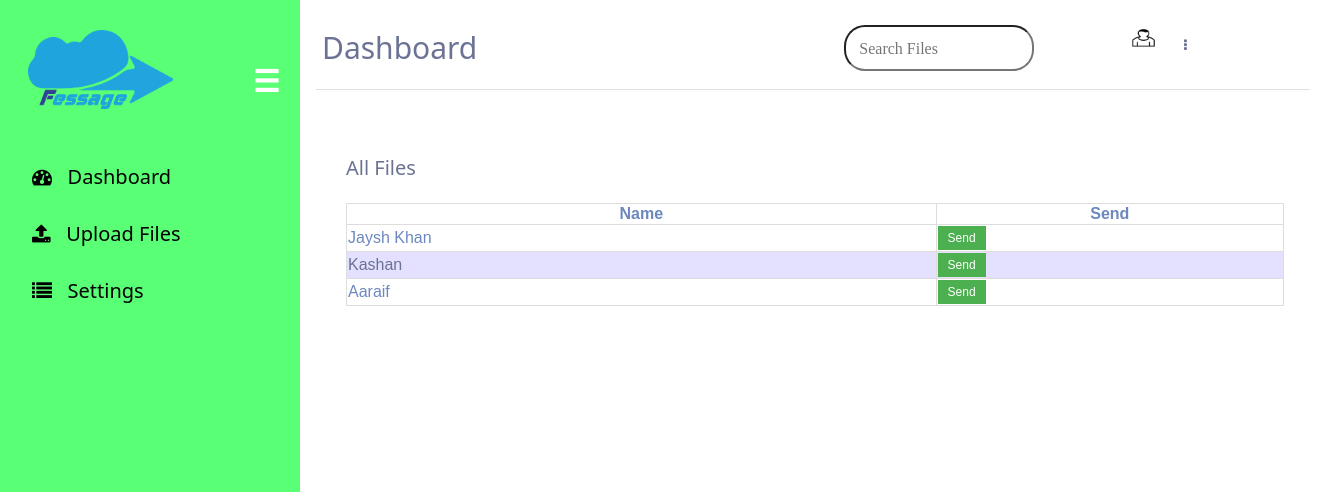
Page /SendFileDash.php on the committed database.
### tables this page shows
CREATE TABLE `users` (
  `id` int(11) NOT NULL,
  `username` varchar(50) NOT NULL,
  `useremail` varchar(100) NOT NULL,
  `password` varchar(100) NOT NULL,
  `passwordHash` varchar(1000) NOT NULL,
  `salt` varchar(300) NOT NULL,
  `accounttype` tinyint(1) NOT NULL DEFAULT 0,
  `foldername` varchar(200) NOT NULL,
  `allowedSpace` int(11) NOT NULL DEFAULT 500000000,
  `usedSpace` int(11) NOT NULL
);

### phpscripts/userTableCreator.php (the view, shortened to what this page needs)
<?php
$fromid=$_SESSION['id'];
include("db.php");
$sql = "Select id,username from users";
$result = $conn->query($sql);
if($result->num_rows > 0) {
    while($row = $result->fetch_assoc())
    {
        $id = $row['id'];
        $name = $row['username'];
        $formtosend = '<form action="./phpscripts/sendFile.php" method="post">
  <input type="hidden" name="fileid" value="'.$fileTOSendID.'">
  <input type="hidden" name="fileName" value="'.$fileTOSendName.'">
  <input type="hidden" name="fromName" value="'.$Name.'">
  <input type="hidden" name="toID" value="'.$id.'">
  <input type="hidden" name="fromID" value="'.$fromid.'">
  <input id="userdashbutton" type="submit" value="Send">
</form>';
        if($id!=1) {
            echo "<tr>";
            echo "<td>" . $name . "</td>";
            echo "<td>" . $formtosend . "</td>";
            echo " </tr>";
        }
    }
}

### Css/Dash.css (style rules this page uses)
body { margin: 0px; padding: 0px; font-family: system-ui; }
td, th { border: 1px solid #dddddd; }
tr:nth-child(even) { background-color: #5643ff29; color: #6c7293!important; }

### SendFileDash.php (style rules this page uses)
#userdashbutton { background-color: #4CAF50; border: none; color: white; padding: 5px 10px; text-align: center; text-decoration: none; display: inline-block; font-size: 12px; }

### rows in the picture
users: username "Jaysh Khan"
users: username "Kashan"
users: username "Aaraif"
